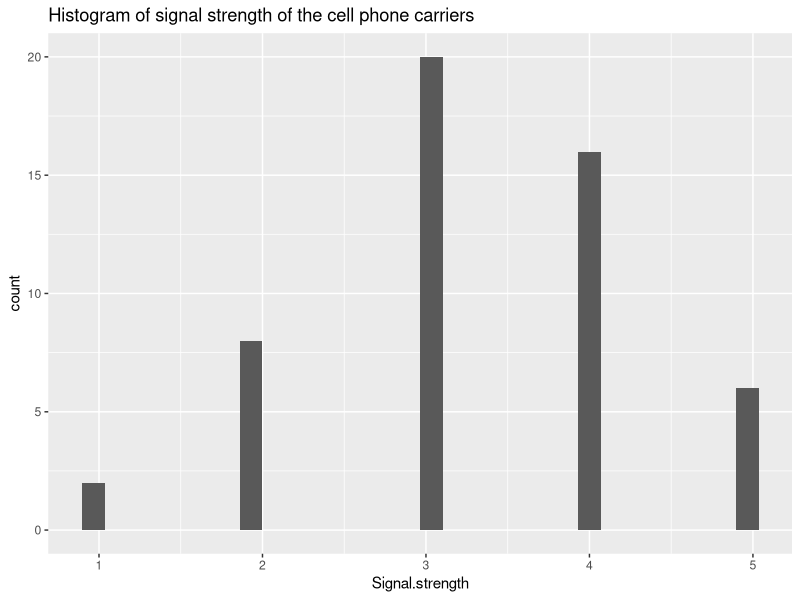
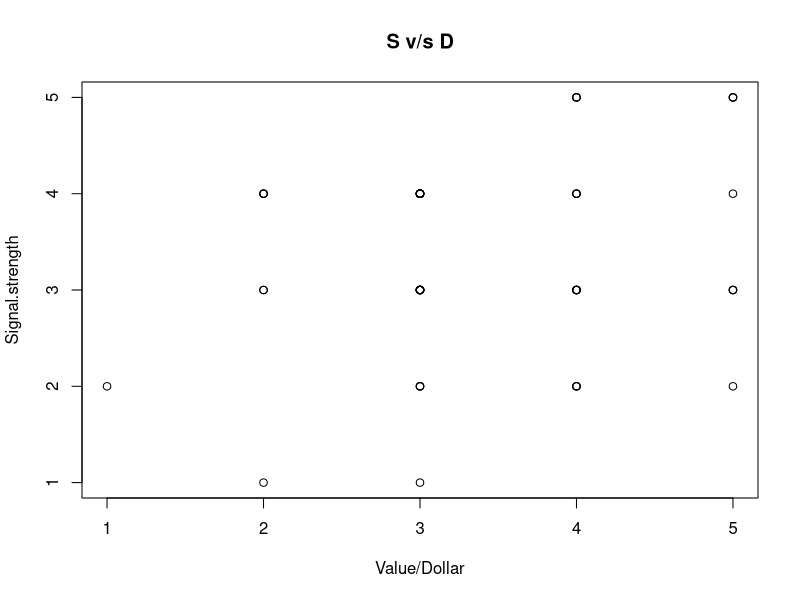

These figures' R source, in order:
## ---- chunk 1
knitr::opts_chunk$set(echo = TRUE)
## ---- chunk 2
setwd("C:\\Users\\prerak\\Desktop\\KSU\\Machine learning\\DataSets")
CellPhone <- read.csv('Cell Phone Survey.csv')
## ---- chunk 3
library(dplyr)
glimpse(CellPhone)
## ---- chunk 4
# Average mpg of a car
mean(CellPhone$Value.for.the.Dollar)
## ---- chunk 5
# Median of weight column
median(sort(CellPhone$Carrier))
## ---- chunk 6
# Cylinders are categorical variables which are falls under nominal type of data
sort(table(CellPhone$Signal.strength), decreasing = TRUE)[1]

# Number of occurrences of origin
table(CellPhone$Signal.strength)
## ---- chunk 7
# Range which gives lowest and highest values of Weight parameter
range(CellPhone$Signal.strength,  na.rm = TRUE)
## ---- chunk 8
# Quartile breaks a series of values into 4 equal parts
quantile(CellPhone$Signal.strength, na.rm = TRUE)
## ---- chunk 9
# Variance: A measure of the spread of the recorded values on a variable
var(CellPhone$Signal.strength, na.rm = TRUE)
## ---- chunk 10
# Standard deviation: The square root of the variance reveals the average deviation of the observations from the mean
sd(CellPhone$Signal.strength, na.rm = TRUE)
## ---- chunk 11
# Applying log transformation on Signal Strength column
log_trans <- log10(CellPhone$Signal.strength)
#displaying first 20 values
log_trans[1:20]

# Applying square transformation on value per Dollar
Sq_Dis <- CellPhone$Value.for.the.Dollar ^ 2
#displaying first 20 values
Sq_Dis[1:20]

# Applying Square root transformation on Sq_Dis
# Displaying first 20 values
sqrt(Sq_Dis)[1:20]
## ---- chunk 12
library(ggplot2)
ggplot(CellPhone, aes(x = Signal.strength)) +
  geom_histogram() + 
  ggtitle('Histogram of signal strength of the cell phone carriers')
## ---- chunk 13
plot(x=CellPhone$Value.for.the.Dollar,
     y=CellPhone$Signal.strength,
     xlab='Value/Dollar',
     ylab='Signal.strength',
     xlim=c(1,5),
     ylim=c(1,5),
     main="S v/s D")
